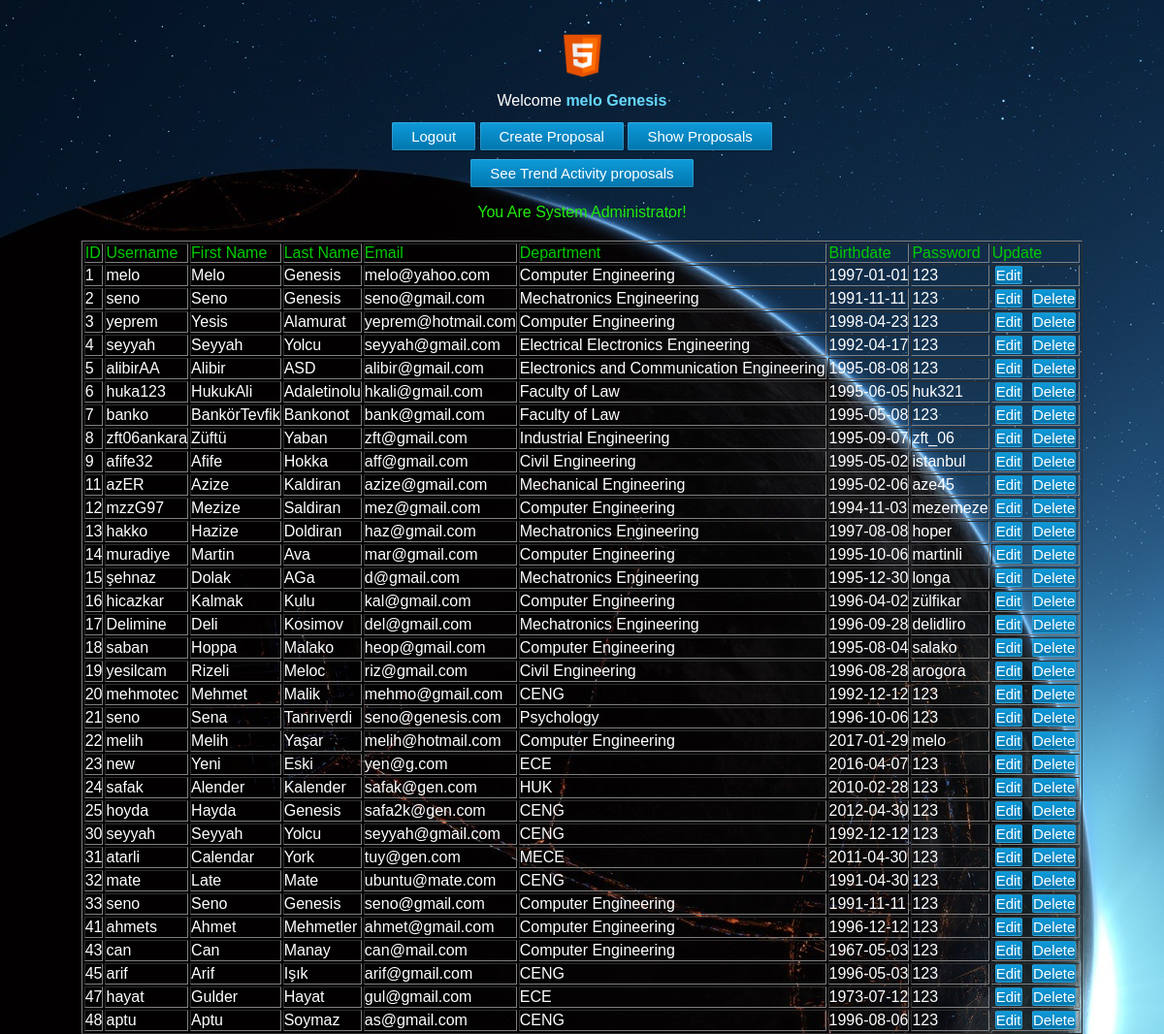
Screenshot of /welcome.php (signed in) with the database file from the repository.
### tables this page shows
CREATE TABLE `member` (
  `id` int(11) NOT NULL AUTO_INCREMENT,
  `fname` varchar(255) DEFAULT NULL,
  `lname` varchar(255) DEFAULT NULL,
  `email` varchar(255) DEFAULT NULL,
  `department` varchar(255) DEFAULT NULL,
  `username` varchar(255) DEFAULT NULL,
  `password` varchar(255) DEFAULT NULL,
  `birthdate` date DEFAULT NULL,
  PRIMARY KEY (`id`)
);

### welcome.php (the view, shortened to what this page needs)
<html>
<link rel="stylesheet" href="form.css" type="text/css">
<div align="center" class="down">
    <div class="welcome up">
        <?php
            $imgName = $_SESSION['id'];
            $files = glob("img/$imgName.*");
            if(!glob("img/$imgName.*")) {
                $files = glob("img/default.ico");
                echo "<img style='width:55px; height:55px;' src='".$files[0]."'></div>";
            } else {
                echo "<img style='width:55px; height:55px;' src='".$files[0]."'></div>";
            }
        ?>
        Welcome <span class="user"><?= $_SESSION['username'] ?><?= " ".$_SESSION['lname'] ?></span><br><br>
        <a class="btn btn-primary" href="logout.php">Logout</a>
            <a class="btn btn-primary" href="proposal.php">Create Proposal</a>
            <a class="btn btn-primary" href="listproposals.php">Show Proposals</a><br><br>
            <a class="btn btn-primary" href="trendproposals.php">See Trend Activity proposals</a><br><br>
        <?php
            if($_SESSION['id'] == 1) {
                echo "<p class='pad-green'>You Are System Administrator!</p>";
            }
        ?>
    <?php if($_SESSION['id'] == 1) : ?>
        <div class="body-content">
            <table border = 1>
                <tr style="color:#0c0">
                    <td> ID </td>
                    <td> Username </td>
                    <td> First Name </td>
                    <td> Last Name </td>
                    <td> Email </td>
                    <td> Department </td>
                    <td> Birthdate </td>
                    <td> Password </td>
                    <td> Update </td>
                </tr>
                <?php
                    require 'db_connect.php';
                    $query_all = $db->query("SELECT * FROM member");
                    while($row = $query_all->fetch_assoc()) {
                        if($row["id"] == 1) {
                            $username = $row["username"];
                            $id = $row["id"];
                            $fname = $row["fname"];
                            $lname = $row["lname"];
                            $birthdate = $row["birthdate"];
                            $email = $row["email"];
                            $department = $row["department"];
                            $password = $row["password"];
                            echo "<tr>";
                            echo "  <td> $id </td>";
                            echo "  <td> $username </td>";
                            echo "  <td> $fname </td>";
                            echo "  <td> $lname </td>";
                            echo "  <td> $email </td>";
                            echo "  <td> $department </td>";
                            echo "  <td> $birthdate </td>";
                            echo "  <td> $password </td>";
                            ?>
                            <td>
                                <a class="edit_delete btn-primary" href="edit.php?id=<?php echo $row['id']; ?>">Edit</a>
                            </td>
                            <?php
                            echo "</tr>";
                                continue;
                        }
                        $username = $row["username"];
                        $id = $row["id"];
                        $fname = $row["fname"];
                        $lname = $row["lname"];
                        $birthdate = $row["birthdate"];
                        $email = $row["email"];
                        $department = $row["department"];
                        $password = $row["password"];
                        echo "<tr>";
                        echo "  <td> $id </td>";
                        echo "  <td> $username </td>";
                        echo "  <td> $fname </td>";
                        echo "  <td> $lname </td>";
                        echo "  <td> $email </td>";
                        echo "  <td> $department </td>";
                        echo "  <td> $birthdate </td>";
                        echo "  <td> $password </td>";
                        ?>
                        <td>
                            <a class="edit_delete btn-primary" href="edit.php?id=<?php echo $row['id']; ?>">Edit</a>
                            <a class="edit_delete btn-primary" href="delete.php?id=<?php echo $row['id']; ?>" onclick="return confirm('Are you sure?')">Delete</a>
                        </td>
                        <?php
                        echo "</tr>";
                    }
                ?>
            </table>
        </div>
        <?php endif; ?>
    </div>

### form.css (style rules this page uses)
* { margin:0; padding:0; }
.up { padding-top: 30px; }
.down { margin-bottom: 50px; }
img { margin-bottom: 10px; }
.user { color: #66d8fc; font-weight: bold; }
.welcome { top: 10%; width: 500px; margin-left: auto; margin-right: auto; }
.body-content { position:relative; top:20px; height:700px; width: 1043px; margin-left:auto; margin-right:auto; background: transparent; }
.pad-green { padding-top: 3px; color: #21ec0c; }
.btn { text-decoration: none; text-overflow: ellipsis; white-space: nowrap; overflow: hidden; margin: 3px 0; padding: 6px 20px; font-size: 15px; line-height: 20px; height: 34px; background-color: rgba(0, 0, 0, 0.15); color: #00aeff; border: 1px solid rgba(255, 255, 255, 0.15); box-shadow: 0 0 rgba(0, 0, 0, 0); border-radius: 2px; -webkit-transition: background-color 0.2s, box-shadow 0.2s, background-color 0.2s, border-color 0.2s, color 0.2s; transition: background-color 0.2s, box-shadow 0.2s, background-color 0.2s, border-color 0.2s, color 0.2s; }
.btn-primary { background-color: #098cc8; color: #ffffff; border: 1px solid transparent; box-shadow: 0 0 rgba(0, 0, 0, 0); border-radius: 2px; -webkit-transition: background-color 0.2s, box-shadow 0.2s, background-color 0.2s, border-color 0.2s, color 0.2s; transition: background-color 0.2s, box-shadow 0.2s, background-color 0.2s, border-color 0.2s, color 0.2s; background-image: -webkit-linear-gradient(top, #0f9ada, #0076ad); background-image: linear-gradient(to bottom, #0f9ada, #0076ad); border: 0; box-shadow: 0 1px 1px rgba(0, 0, 0, 0.3), 0 0 0 1px rgba(255, 255, 255, 0.15) inset; }
.edit_delete { text-decoration: none; text-overflow: ellipsis; white-space: nowrap; overflow: hidden; margin: 3px 3px; font-size: 15px; line-height: 20px; height: 34px; width: 10px; background-color: rgba(0, 0, 0, 0.15); border: 1px solid rgba(255, 255, 255, 0.15); box-shadow: 0 0 rgba(0, 0, 0, 0); border-radius: 2px; -webkit-transition: background-color 0.2s, box-shadow 0.2s, background-color 0.2s, border-color 0.2s, color 0.2s; transition: background-color 0.2s, box-shadow 0.2s, background-color 0.2s, border-color 0.2s, color 0.2s; }

### rows the page displays
member: id "1", username "melo", fname "Melo", lname "Genesis", email "melo@yahoo.com", department "Computer Engineering", birthdate "1997-01-01", password "123"
member: id "2", username "seno", fname "Seno", lname "Genesis", email "seno@gmail.com", department "Mechatronics Engineering", birthdate "1991-11-11", password "123"
member: id "3", username "yeprem", fname "Yesis", lname "Alamurat", email "yeprem@hotmail.com", department "Computer Engineering", birthdate "1998-04-23", password "123"
member: id "4", username "seyyah", fname "Seyyah", lname "Yolcu", email "seyyah@gmail.com", department "Electrical Electronics Engineering", birthdate "1992-04-17", password "123"
member: id "5", username "alibirAA", fname "Alibir", lname "ASD", email "alibir@gmail.com", department "Electronics and Communication Engineering", birthdate "1995-08-08", password "123"
member: id "6", username "huka123", fname "HukukAli", lname "Adaletinolu", email "hkali@gmail.com", department "Faculty of Law", birthdate "1995-06-05", password "huk321"
member: id "7", username "banko", fname "BankörTevfik", lname "Bankonot", email "bank@gmail.com", department "Faculty of Law", birthdate "1995-05-08", password "123"
member: id "8", username "zft06ankara", fname "Züftü", lname "Yaban", email "zft@gmail.com", department "Industrial Engineering", birthdate "1995-09-07", password "zft_06"
member: id "9", username "afife32", fname "Afife", lname "Hokka", email "aff@gmail.com", department "Civil Engineering", birthdate "1995-05-02", password "istanbul"
member: id "11", username "azER", fname "Azize", lname "Kaldiran", email "azize@gmail.com", department "Mechanical Engineering", birthdate "1995-02-06", password "aze45"
member: id "12", username "mzzG97", fname "Mezize", lname "Saldiran", email "mez@gmail.com", department "Computer Engineering", birthdate "1994-11-03", password "mezemeze"
member: id "13", username "hakko", fname "Hazize", lname "Doldiran", email "haz@gmail.com", department "Mechatronics Engineering", birthdate "1997-08-08", password "hoper"
member: id "14", username "muradiye", fname "Martin", lname "Ava", email "mar@gmail.com", department "Computer Engineering", birthdate "1995-10-06", password "martinli"
member: id "15", username "şehnaz", fname "Dolak", lname "AGa", email "d@gmail.com", department "Mechatronics Engineering", birthdate "1995-12-30", password "longa"
member: id "16", username "hicazkar", fname "Kalmak", lname "Kulu", email "kal@gmail.com", department "Computer Engineering", birthdate "1996-04-02", password "zülfikar"
member: id "17", username "Delimine", fname "Deli", lname "Kosimov", email "del@gmail.com", department "Mechatronics Engineering", birthdate "1996-09-28", password "delidliro"
member: id "18", username "saban", fname "Hoppa", lname "Malako", email "heop@gmail.com", department "Computer Engineering", birthdate "1995-08-04", password "salako"
member: id "19", username "yesilcam", fname "Rizeli", lname "Meloc", email "riz@gmail.com", department "Civil Engineering", birthdate "1996-08-28", password "arogora"
member: id "20", username "mehmotec", fname "Mehmet", lname "Malik", email "mehmo@gmail.com", department "CENG", birthdate "1992-12-12", password "123"
member: id "21", username "seno", fname "Sena", lname "Tanrıverdi", email "seno@genesis.com", department "Psychology", birthdate "1996-10-06", password "123"
member: id "22", username "melih", fname "Melih", lname "Yaşar", email "melih@hotmail.com", department "Computer Engineering", birthdate "2017-01-29", password "melo"
member: id "23", username "new", fname "Yeni", lname "Eski", email "yen@g.com", department "ECE", birthdate "2016-04-07", password "123"
member: id "24", username "safak", fname "Alender", lname "Kalender", email "safak@gen.com", department "HUK", birthdate "2010-02-28", password "123"
member: id "25", username "hoyda", fname "Hayda", lname "Genesis", email "safa2k@gen.com", department "CENG", birthdate "2012-04-30", password "123"
member: id "30", username "seyyah", fname "Seyyah", lname "Yolcu", email "seyyah@gmail.com", department "CENG", birthdate "1992-12-12", password "123"
member: id "31", username "atarli", fname "Calendar", lname "York", email "tuy@gen.com", department "MECE", birthdate "2011-04-30", password "123"
member: id "32", username "mate", fname "Late", lname "Mate", email "ubuntu@mate.com", department "CENG", birthdate "1991-04-30", password "123"
member: id "33", username "seno", fname "Seno", lname "Genesis", email "seno@gmail.com", department "Computer Engineering", birthdate "1991-11-11", password "123"
member: id "41", username "ahmets", fname "Ahmet", lname "Mehmetler", email "ahmet@gmail.com", department "Computer Engineering", birthdate "1996-12-12", password "123"
member: id "43", username "can", fname "Can", lname "Manay", email "can@mail.com", department "Computer Engineering", birthdate "1967-05-03", password "123"
member: id "45", username "arif", fname "Arif", lname "Işık", email "arif@gmail.com", department "CENG", birthdate "1996-05-03", password "123"
member: id "47", username "hayat", fname "Gulder", lname "Hayat", email "gul@gmail.com", department "ECE", birthdate "1973-07-12", password "123"
member: id "48", username "aptu", fname "Aptu", lname "Soymaz", email "as@gmail.com", department "CENG", birthdate "1996-08-06", password "123"

### other values shown
$_SESSION['username'] "melo"
$_SESSION['lname'] "Genesis"
